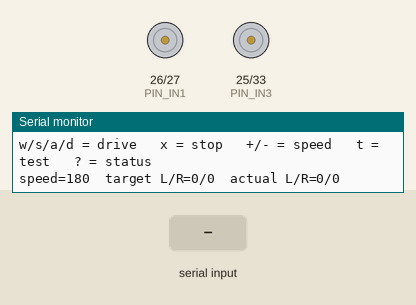
Recording of a sketch running on a simulated ESP32. Shown: motor-driver pin pairs drawn as motors (green arrow = first pin HIGH = forward, orange = second pin HIGH = backward, longer = more drive, scaled by the enable pin), the last lines printed to the serial monitor. Inputs (shaded band) come from the test bench.

Above: at 1.5 s.
1.6 s: "t" received over Serial
At 2.6 s:
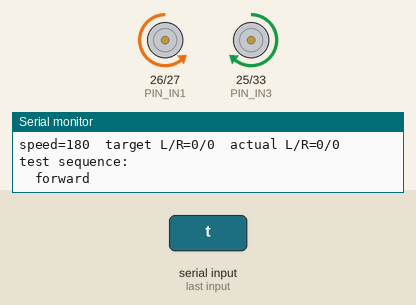
4.6 s: "w" received over Serial
7.6 s: "s" received over Serial
9.1 s: "a" received over Serial
At 10.0 s:
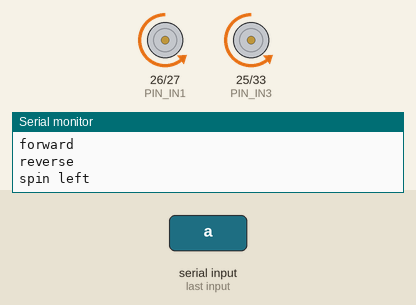
10.9 s: "w" received over Serial
At 11.1 s:
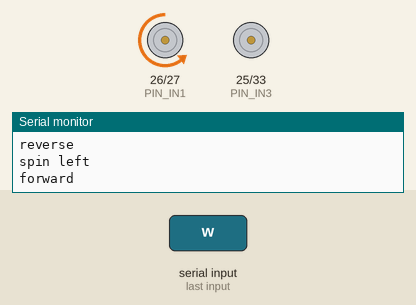
12.7 s: "d" received over Serial
At 13.7 s:
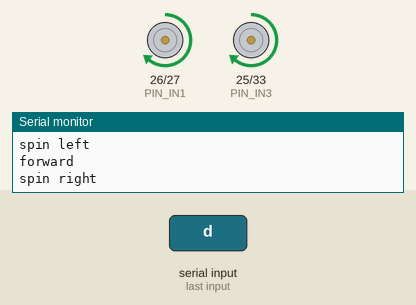
Timing chart, 0 to 15.5 s (numbered marks = the images above; inputs shaded):
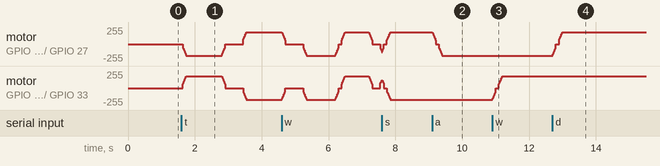

Measured:
- after the input at 1.6 s, motor on GPIO 25 (PIN_IN3) / GPIO 33 (PIN_IN4): rises from stopped to forward 179/255 in 0.10 s, then falls to backward 179/255 in 1.8 s
- after the input at 9.1 s, motor on GPIO 26 (PIN_IN1) / GPIO 27 (PIN_IN2): moves from forward 179/255 to backward 179/255 over 0.30 s, starting at once
- after the input at 10.9 s, motor on GPIO 25 (PIN_IN3) / GPIO 33 (PIN_IN4): moves from backward 179/255 to forward 179/255 over 0.30 s, starting at once
- after the input at 12.7 s, motor on GPIO 26 (PIN_IN1) / GPIO 27 (PIN_IN2): moves from backward 179/255 to forward 179/255 over 0.30 s, starting at once

The sketch:

rover_base.ino
```cpp
/*
 * rover_base.ino — ESP32 + L298N skid-steer drive layer
 *
 * Board:  ESP32 Dev Module (ESP-WROOM-32)
 * Driver: L298N (ZX-040 red module)
 * Motors: 4 x 12V DC, wired as two pairs (left pair -> OUT1/OUT2, right pair -> OUT3/OUT4)
 *
 * Bench test over Serial Monitor @ 115200, "No line ending":
 *   w = forward    s = reverse
 *   a = spin left  d = spin right
 *   x / space = stop
 *   + / -     = speed up / down
 *   t         = run automatic test sequence
 *   ?         = print status
 *
 * NOTE: there is deliberately NO failsafe timeout in this sketch — you are
 * driving it by hand from a serial terminal. The moment you add radio control
 * (WiFi/BLE), a watchdog that stops the motors on signal loss is mandatory.
 * The hook for it is marked TODO in loop().
 */

// ---------------------------------------------------------------- pin map
// Chosen to avoid ESP32 strapping pins (0, 2, 5, 12, 15) and flash pins (6-11).
// All four IN pins are plain GPIOs that sit LOW during boot, so the motors
// cannot twitch while the chip starts up.
const int PIN_ENA = 13;   // left  pair PWM   -> L298N ENA (remove jumper)
const int PIN_IN1 = 26;   // left  direction  -> L298N IN1
const int PIN_IN2 = 27;   // left  direction  -> L298N IN2

const int PIN_ENB = 14;   // right pair PWM   -> L298N ENB (remove jumper)
const int PIN_IN3 = 25;   // right direction  -> L298N IN3
const int PIN_IN4 = 33;   // right direction  -> L298N IN4

// ---------------------------------------------------------------- tuning
const int  PWM_FREQ  = 1000;   // Hz. L298N is a slow BJT bridge; 1-5 kHz is the
                               // usable window. Higher = quieter but more loss.
const int  PWM_BITS  = 8;      // 8-bit -> duty range 0..255
const int  PWM_MAX   = 255;

// L298N + a loaded 12V gearmotor will not start turning at low duty. Anything
// below this just makes the motor buzz and heat up, so we snap it to zero.
// Measure yours: lower it until the wheels stop moving, then back off ~10.
const int  DEADBAND  = 60;

// Slew limiting. Jumping 0 -> full duty slams the battery with inrush and can
// trip the BMS or brown out the ESP32. Ramp instead.
const int  RAMP_STEP = 12;     // duty change allowed per tick
const int  RAMP_MS   = 10;     // tick period

// If one side runs faster than the other and the rover curves, trim it here.
// 1.00 = no correction. Drop the fast side to ~0.95 and re-test.
const float TRIM_LEFT  = 1.00f;
const float TRIM_RIGHT = 1.00f;

// ------------------------------------------------- wiring correction flags
// Fix directions here rather than at the screw terminals.
// true = left motors on OUT3/OUT4 and right motors on OUT1/OUT2.
const bool SWAP_SIDES   = true;
// Flip a side that runs backwards. Left and right motors are mirror images on
// the chassis, so usually exactly one of these ends up true.
const bool INVERT_LEFT  = false;
const bool INVERT_RIGHT = true;

// ---------------------------------------------------------------- state
int targetLeft  = 0;   // -255..255, negative = reverse
int targetRight = 0;
int actualLeft  = 0;   // what the ramp has actually applied
int actualRight = 0;
int speedLevel  = 180; // current commanded magnitude

unsigned long lastRamp = 0;

// ------------------------------------------------ PWM core compatibility
// ESP32 Arduino core 3.x replaced ledcSetup/ledcAttachPin with ledcAttach.
// This keeps the sketch compiling on both 2.x and 3.x.
#if ESP_ARDUINO_VERSION_MAJOR >= 3
  #define PWM_SETUP(pin, ch)   ledcAttach((pin), PWM_FREQ, PWM_BITS)
  #define PWM_WRITE(pin, ch,d) ledcWrite((pin), (d))
#else
  #define PWM_SETUP(pin, ch)   do { ledcSetup((ch), PWM_FREQ, PWM_BITS); \
                                    ledcAttachPin((pin), (ch)); } while (0)
  #define PWM_WRITE(pin, ch,d) ledcWrite((ch), (d))
#endif

const int CH_LEFT  = 0;
const int CH_RIGHT = 1;

// ---------------------------------------------------------------- helpers

// Apply a signed speed to one side. speed: -255..255
void applySide(int speed, int inA, int inB, int enPin, int enCh, float trim) {
  bool forward = (speed >= 0);
  int  duty    = abs(speed);

  if (duty < DEADBAND) duty = 0;
  duty = (int)(duty * trim);
  duty = constrain(duty, 0, PWM_MAX);

  if (duty == 0) {
    // Both inputs low = coast (motor terminals floating).
    // Both inputs HIGH would be an active brake — harder stop, more current.
    digitalWrite(inA, LOW);
    digitalWrite(inB, LOW);
  } else {
    digitalWrite(inA, forward ? HIGH : LOW);
    digitalWrite(inB, forward ? LOW  : HIGH);
  }

  PWM_WRITE(enPin, enCh, duty);
}

// Route logical left/right onto whichever terminals they are actually wired to,
// applying the inversion flags on the way. Only this function knows about
// physical channels; everything else thinks in "left" and "right".
void applyOutputs(int l, int r) {
  if (INVERT_LEFT)  l = -l;
  if (INVERT_RIGHT) r = -r;

  if (SWAP_SIDES) {
    applySide(l, PIN_IN3, PIN_IN4, PIN_ENB, CH_RIGHT, TRIM_LEFT);
    applySide(r, PIN_IN1, PIN_IN2, PIN_ENA, CH_LEFT,  TRIM_RIGHT);
  } else {
    applySide(l, PIN_IN1, PIN_IN2, PIN_ENA, CH_LEFT,  TRIM_LEFT);
    applySide(r, PIN_IN3, PIN_IN4, PIN_ENB, CH_RIGHT, TRIM_RIGHT);
  }
}

// Set the desired speeds. The ramp in loop() walks the actual output toward these.
void drive(int left, int right) {
  targetLeft  = constrain(left,  -PWM_MAX, PWM_MAX);
  targetRight = constrain(right, -PWM_MAX, PWM_MAX);
}

// Immediate stop, bypassing the ramp. Use for emergencies / failsafe.
void stopNow() {
  targetLeft = targetRight = 0;
  actualLeft = actualRight = 0;
  applyOutputs(0, 0);
}

// Move `value` toward `goal` by at most RAMP_STEP.
int stepToward(int value, int goal) {
  if (value < goal) return min(value + RAMP_STEP, goal);
  if (value > goal) return max(value - RAMP_STEP, goal);
  return value;
}

void printStatus() {
  Serial.printf("speed=%d  target L/R=%d/%d  actual L/R=%d/%d\n",
                speedLevel, targetLeft, targetRight, actualLeft, actualRight);
}

// ---------------------------------------------------------------- test run
void testSequence() {
  struct { const char *name; int l; int r; int ms; } steps[] = {
    {"forward",     speedLevel,  speedLevel,  1200},
    {"stop",                 0,           0,   600},
    {"reverse",    -speedLevel, -speedLevel,  1200},
    {"stop",                 0,           0,   600},
    {"spin left",  -speedLevel,  speedLevel,  1000},
    {"spin right",  speedLevel, -speedLevel,  1000},
    {"stop",                 0,           0,   300},
  };

  for (auto &s : steps) {
    Serial.printf("  %s\n", s.name);
    drive(s.l, s.r);
    unsigned long until = millis() + s.ms;
    while (millis() < until) {
      // keep the ramp running during the hold
      if (millis() - lastRamp >= RAMP_MS) {
        lastRamp = millis();
        actualLeft  = stepToward(actualLeft,  targetLeft);
        actualRight = stepToward(actualRight, targetRight);
        applyOutputs(actualLeft, actualRight);
      }
    }
  }
  stopNow();
  Serial.println("test done");
}

// ---------------------------------------------------------------- commands
void handleCommand(char c) {
  switch (c) {
    case 'w': drive( speedLevel,  speedLevel); Serial.println("forward");    break;
    case 's': drive(-speedLevel, -speedLevel); Serial.println("reverse");    break;
    case 'a': drive(-speedLevel,  speedLevel); Serial.println("spin left");  break;
    case 'd': drive( speedLevel, -speedLevel); Serial.println("spin right"); break;

    case 'x':
    case ' ': stopNow(); Serial.println("stop"); break;

    case '+':
    case '=':
      speedLevel = min(speedLevel + 15, PWM_MAX);
      Serial.printf("speed = %d\n", speedLevel);
      break;

    case '-':
    case '_':
      speedLevel = max(speedLevel - 15, 0);
      Serial.printf("speed = %d\n", speedLevel);
      break;

    case 't': Serial.println("test sequence:"); testSequence(); break;
    case '?': printStatus(); break;
    default: break;   // ignore newlines and stray characters
  }
}

// ---------------------------------------------------------------- setup
void setup() {
  Serial.begin(115200);
  delay(300);

  pinMode(PIN_IN1, OUTPUT);
  pinMode(PIN_IN2, OUTPUT);
  pinMode(PIN_IN3, OUTPUT);
  pinMode(PIN_IN4, OUTPUT);

  PWM_SETUP(PIN_ENA, CH_LEFT);
  PWM_SETUP(PIN_ENB, CH_RIGHT);

  stopNow();   // guarantee wheels are dead before anything else runs

  Serial.println();
  Serial.println("rover_base ready");
  Serial.println("w/s/a/d = drive   x = stop   +/- = speed   t = test   ? = status");
  printStatus();
}

// ---------------------------------------------------------------- loop
void loop() {
  while (Serial.available()) {
    handleCommand((char)Serial.read());
  }

  // TODO failsafe: once this is driven over WiFi/BLE instead of Serial, track
  // the timestamp of the last received packet and call stopNow() if it is
  // older than ~500 ms. A rover that keeps driving after losing its link is
  // the single most common way these projects break something.

  if (millis() - lastRamp >= RAMP_MS) {
    lastRamp = millis();
    actualLeft  = stepToward(actualLeft,  targetLeft);
    actualRight = stepToward(actualRight, targetRight);
    applyOutputs(actualLeft, actualRight);
  }
}
```
